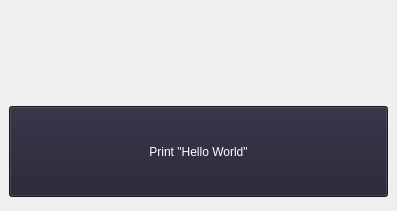
<?xml version="1.0" encoding="UTF-8"?>
<ui version="4.0">
 <class>MainWindow</class>
 <widget class="QMainWindow" name="MainWindow">
  <property name="geometry">
   <rect>
    <x>0</x>
    <y>0</y>
    <width>397</width>
    <height>211</height>
   </rect>
  </property>
  <property name="sizePolicy">
   <sizepolicy hsizetype="Maximum" vsizetype="Preferred">
    <horstretch>0</horstretch>
    <verstretch>0</verstretch>
   </sizepolicy>
  </property>
  <property name="windowTitle">
   <string>MainWindow</string>
  </property>
  <widget class="QWidget" name="centralwidget">
   <property name="palette">
    <palette>
     <active>
      <colorrole role="WindowText">
       <brush brushstyle="SolidPattern">
        <color alpha="255">
         <red>255</red>
         <green>255</green>
         <blue>255</blue>
        </color>
       </brush>
      </colorrole>
      <colorrole role="Button">
       <brush brushstyle="SolidPattern">
        <color alpha="255">
         <red>36</red>
         <green>31</green>
         <blue>49</blue>
        </color>
       </brush>
      </colorrole>
      <colorrole role="Light">
       <brush brushstyle="SolidPattern">
        <color alpha="255">
         <red>54</red>
         <green>46</green>
         <blue>73</blue>
        </color>
       </brush>
      </colorrole>
      <colorrole role="Midlight">
       <brush brushstyle="SolidPattern">
        <color alpha="255">
         <red>45</red>
         <green>38</green>
         <blue>61</blue>
        </color>
       </brush>
      </colorrole>
      <colorrole role="Dark">
       <brush brushstyle="SolidPattern">
        <color alpha="255">
         <red>18</red>
         <green>15</green>
         <blue>24</blue>
        </color>
       </brush>
      </colorrole>
      <colorrole role="Mid">
       <brush brushstyle="SolidPattern">
        <color alpha="255">
         <red>24</red>
         <green>21</green>
         <blue>33</blue>
        </color>
       </brush>
      </colorrole>
      <colorrole role="Text">
       <brush brushstyle="SolidPattern">
        <color alpha="255">
         <red>255</red>
         <green>255</green>
         <blue>255</blue>
        </color>
       </brush>
      </colorrole>
      <colorrole role="BrightText">
       <brush brushstyle="SolidPattern">
        <color alpha="255">
         <red>255</red>
         <green>255</green>
         <blue>255</blue>
        </color>
       </brush>
      </colorrole>
      <colorrole role="ButtonText">
       <brush brushstyle="SolidPattern">
        <color alpha="255">
         <red>255</red>
         <green>255</green>
         <blue>255</blue>
        </color>
       </brush>
      </colorrole>
      <colorrole role="Base">
       <brush brushstyle="SolidPattern">
        <color alpha="255">
         <red>0</red>
         <green>0</green>
         <blue>0</blue>
        </color>
       </brush>
      </colorrole>
      <colorrole role="Window">
       <brush brushstyle="SolidPattern">
        <color alpha="255">
         <red>36</red>
         <green>31</green>
         <blue>49</blue>
        </color>
       </brush>
      </colorrole>
      <colorrole role="Shadow">
       <brush brushstyle="SolidPattern">
        <color alpha="255">
         <red>0</red>
         <green>0</green>
         <blue>0</blue>
        </color>
       </brush>
      </colorrole>
      <colorrole role="AlternateBase">
       <brush brushstyle="SolidPattern">
        <color alpha="255">
         <red>18</red>
         <green>15</green>
         <blue>24</blue>
        </color>
       </brush>
      </colorrole>
      <colorrole role="ToolTipBase">
       <brush brushstyle="SolidPattern">
        <color alpha="255">
         <red>255</red>
         <green>255</green>
         <blue>220</blue>
        </color>
       </brush>
      </colorrole>
      <colorrole role="ToolTipText">
       <brush brushstyle="SolidPattern">
        <color alpha="255">
         <red>0</red>
         <green>0</green>
         <blue>0</blue>
        </color>
       </brush>
      </colorrole>
      <colorrole role="PlaceholderText">
       <brush brushstyle="SolidPattern">
        <color alpha="127">
         <red>255</red>
         <green>255</green>
         <blue>255</blue>
        </color>
       </brush>
      </colorrole>
      <colorrole role="Accent">
       <brush brushstyle="SolidPattern">
        <color alpha="255">
         <red>0</red>
         <green>0</green>
         <blue>0</blue>
        </color>
       </brush>
      </colorrole>
     </active>
     <inactive>
      <colorrole role="WindowText">
       <brush brushstyle="SolidPattern">
        <color alpha="255">
         <red>255</red>
         <green>255</green>
         <blue>255</blue>
        </color>
       </brush>
      </colorrole>
      <colorrole role="Button">
       <brush brushstyle="SolidPattern">
        <color alpha="255">
         <red>36</red>
         <green>31</green>
         <blue>49</blue>
        </color>
       </brush>
      </colorrole>
      <colorrole role="Light">
       <brush brushstyle="SolidPattern">
        <color alpha="255">
         <red>54</red>
         <green>46</green>
         <blue>73</blue>
        </color>
       </brush>
      </colorrole>
      <colorrole role="Midlight">
       <brush brushstyle="SolidPattern">
        <color alpha="255">
         <red>45</red>
         <green>38</green>
         <blue>61</blue>
        </color>
       </brush>
      </colorrole>
      <colorrole role="Dark">
       <brush brushstyle="SolidPattern">
        <color alpha="255">
         <red>18</red>
         <green>15</green>
         <blue>24</blue>
        </color>
       </brush>
      </colorrole>
      <colorrole role="Mid">
       <brush brushstyle="SolidPattern">
        <color alpha="255">
         <red>24</red>
         <green>21</green>
         <blue>33</blue>
        </color>
       </brush>
      </colorrole>
      <colorrole role="Text">
       <brush brushstyle="SolidPattern">
        <color alpha="255">
         <red>255</red>
         <green>255</green>
         <blue>255</blue>
        </color>
       </brush>
      </colorrole>
      <colorrole role="BrightText">
       <brush brushstyle="SolidPattern">
        <color alpha="255">
         <red>255</red>
         <green>255</green>
         <blue>255</blue>
        </color>
       </brush>
      </colorrole>
      <colorrole role="ButtonText">
       <brush brushstyle="SolidPattern">
        <color alpha="255">
         <red>255</red>
         <green>255</green>
         <blue>255</blue>
        </color>
       </brush>
      </colorrole>
      <colorrole role="Base">
       <brush brushstyle="SolidPattern">
        <color alpha="255">
         <red>0</red>
         <green>0</green>
         <blue>0</blue>
        </color>
       </brush>
      </colorrole>
      <colorrole role="Window">
       <brush brushstyle="SolidPattern">
        <color alpha="255">
         <red>36</red>
         <green>31</green>
         <blue>49</blue>
        </color>
       </brush>
      </colorrole>
      <colorrole role="Shadow">
       <brush brushstyle="SolidPattern">
        <color alpha="255">
         <red>0</red>
         <green>0</green>
         <blue>0</blue>
        </color>
       </brush>
      </colorrole>
      <colorrole role="AlternateBase">
       <brush brushstyle="SolidPattern">
        <color alpha="255">
         <red>18</red>
         <green>15</green>
         <blue>24</blue>
        </color>
       </brush>
      </colorrole>
      <colorrole role="ToolTipBase">
       <brush brushstyle="SolidPattern">
        <color alpha="255">
         <red>255</red>
         <green>255</green>
         <blue>220</blue>
        </color>
       </brush>
      </colorrole>
      <colorrole role="ToolTipText">
       <brush brushstyle="SolidPattern">
        <color alpha="255">
         <red>0</red>
         <green>0</green>
         <blue>0</blue>
        </color>
       </brush>
      </colorrole>
      <colorrole role="PlaceholderText">
       <brush brushstyle="SolidPattern">
        <color alpha="127">
         <red>255</red>
         <green>255</green>
         <blue>255</blue>
        </color>
       </brush>
      </colorrole>
      <colorrole role="Accent">
       <brush brushstyle="SolidPattern">
        <color alpha="255">
         <red>0</red>
         <green>0</green>
         <blue>0</blue>
        </color>
       </brush>
      </colorrole>
     </inactive>
     <disabled>
      <colorrole role="WindowText">
       <brush brushstyle="SolidPattern">
        <color alpha="255">
         <red>18</red>
         <green>15</green>
         <blue>24</blue>
        </color>
       </brush>
      </colorrole>
      <colorrole role="Button">
       <brush brushstyle="SolidPattern">
        <color alpha="255">
         <red>36</red>
         <green>31</green>
         <blue>49</blue>
        </color>
       </brush>
      </colorrole>
      <colorrole role="Light">
       <brush brushstyle="SolidPattern">
        <color alpha="255">
         <red>54</red>
         <green>46</green>
         <blue>73</blue>
        </color>
       </brush>
      </colorrole>
      <colorrole role="Midlight">
       <brush brushstyle="SolidPattern">
        <color alpha="255">
         <red>45</red>
         <green>38</green>
         <blue>61</blue>
        </color>
       </brush>
      </colorrole>
      <colorrole role="Dark">
       <brush brushstyle="SolidPattern">
        <color alpha="255">
         <red>18</red>
         <green>15</green>
         <blue>24</blue>
        </color>
       </brush>
      </colorrole>
      <colorrole role="Mid">
       <brush brushstyle="SolidPattern">
        <color alpha="255">
         <red>24</red>
         <green>21</green>
         <blue>33</blue>
        </color>
       </brush>
      </colorrole>
      <colorrole role="Text">
       <brush brushstyle="SolidPattern">
        <color alpha="255">
         <red>18</red>
         <green>15</green>
         <blue>24</blue>
        </color>
       </brush>
      </colorrole>
      <colorrole role="BrightText">
       <brush brushstyle="SolidPattern">
        <color alpha="255">
         <red>255</red>
         <green>255</green>
         <blue>255</blue>
        </color>
       </brush>
      </colorrole>
      <colorrole role="ButtonText">
       <brush brushstyle="SolidPattern">
        <color alpha="255">
         <red>18</red>
         <green>15</green>
         <blue>24</blue>
        </color>
       </brush>
      </colorrole>
      <colorrole role="Base">
       <brush brushstyle="SolidPattern">
        <color alpha="255">
         <red>36</red>
         <green>31</green>
         <blue>49</blue>
        </color>
       </brush>
      </colorrole>
      <colorrole role="Window">
       <brush brushstyle="SolidPattern">
        <color alpha="255">
         <red>36</red>
         <green>31</green>
         <blue>49</blue>
        </color>
       </brush>
      </colorrole>
      <colorrole role="Shadow">
       <brush brushstyle="SolidPattern">
        <color alpha="255">
         <red>0</red>
         <green>0</green>
         <blue>0</blue>
        </color>
       </brush>
      </colorrole>
      <colorrole role="AlternateBase">
       <brush brushstyle="SolidPattern">
        <color alpha="255">
         <red>36</red>
         <green>31</green>
         <blue>49</blue>
        </color>
       </brush>
      </colorrole>
      <colorrole role="ToolTipBase">
       <brush brushstyle="SolidPattern">
        <color alpha="255">
         <red>255</red>
         <green>255</green>
         <blue>220</blue>
        </color>
       </brush>
      </colorrole>
      <colorrole role="ToolTipText">
       <brush brushstyle="SolidPattern">
        <color alpha="255">
         <red>0</red>
         <green>0</green>
         <blue>0</blue>
        </color>
       </brush>
      </colorrole>
      <colorrole role="PlaceholderText">
       <brush brushstyle="SolidPattern">
        <color alpha="127">
         <red>18</red>
         <green>15</green>
         <blue>24</blue>
        </color>
       </brush>
      </colorrole>
      <colorrole role="Accent">
       <brush brushstyle="SolidPattern">
        <color alpha="255">
         <red>25</red>
         <green>22</green>
         <blue>35</blue>
        </color>
       </brush>
      </colorrole>
     </disabled>
    </palette>
   </property>
   <layout class="QVBoxLayout" name="verticalLayout">
    <item>
     <widget class="QLabel" name="l_printedText">
      <property name="palette">
       <palette>
        <active>
         <colorrole role="WindowText">
          <brush brushstyle="SolidPattern">
           <color alpha="255">
            <red>36</red>
            <green>31</green>
            <blue>49</blue>
           </color>
          </brush>
         </colorrole>
        </active>
        <inactive>
         <colorrole role="WindowText">
          <brush brushstyle="SolidPattern">
           <color alpha="255">
            <red>36</red>
            <green>31</green>
            <blue>49</blue>
           </color>
          </brush>
         </colorrole>
        </inactive>
        <disabled/>
       </palette>
      </property>
      <property name="text">
       <string/>
      </property>
      <property name="alignment">
       <set>Qt::AlignmentFlag::AlignCenter</set>
      </property>
     </widget>
    </item>
    <item>
     <widget class="QSplitter" name="splitter">
      <property name="orientation">
       <enum>Qt::Orientation::Horizontal</enum>
      </property>
      <widget class="QPushButton" name="pb_print">
       <property name="sizePolicy">
        <sizepolicy hsizetype="Ignored" vsizetype="Fixed">
         <horstretch>100</horstretch>
         <verstretch>0</verstretch>
        </sizepolicy>
       </property>
       <property name="text">
        <string>Print &quot;Hello World&quot;</string>
       </property>
      </widget>
     </widget>
    </item>
    <item>
     <spacer name="verticalSpacer">
      <property name="orientation">
       <enum>Qt::Orientation::Vertical</enum>
      </property>
      <property name="sizeType">
       <enum>QSizePolicy::Policy::Fixed</enum>
      </property>
      <property name="sizeHint" stdset="0">
       <size>
        <width>100</width>
        <height>5</height>
       </size>
      </property>
     </spacer>
    </item>
   </layout>
  </widget>
 </widget>
 <resources/>
 <connections/>
</ui>
